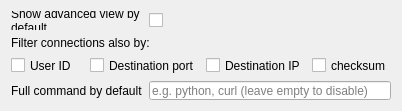
          <widget class="QWidget" name="page_10">
           <property name="geometry">
            <rect>
             <x>0</x>
             <y>0</y>
             <width>402</width>
             <height>88</height>
            </rect>
           </property>
           <attribute name="label">
            <string>More</string>
           </attribute>
           <layout class="QGridLayout" name="gridLayout_17">
            <item row="0" column="1">
             <widget class="QCheckBox" name="showAdvancedCheck">
              <property name="sizePolicy">
               <sizepolicy hsizetype="Maximum" vsizetype="Fixed">
                <horstretch>0</horstretch>
                <verstretch>0</verstretch>
               </sizepolicy>
              </property>
              <property name="toolTip">
               <string>&lt;html&gt;&lt;head/&gt;&lt;body&gt;&lt;p&gt;If checked, the pop-ups will be displayed with the advanced view active.&lt;/p&gt;&lt;/body&gt;&lt;/html&gt;</string>
              </property>
              <property name="text">
               <string/>
              </property>
             </widget>
            </item>
            <item row="0" column="0">
             <widget class="QLabel" name="label_17">
              <property name="sizePolicy">
               <sizepolicy hsizetype="Preferred" vsizetype="Preferred">
                <horstretch>0</horstretch>
                <verstretch>0</verstretch>
               </sizepolicy>
              </property>
              <property name="toolTip">
               <string>The advanced view allows you to easily select multiple fields to filter connections</string>
              </property>
              <property name="text">
               <string>Show advanced view by default</string>
              </property>
              <property name="wordWrap">
               <bool>true</bool>
              </property>
             </widget>
            </item>
            <item row="2" column="0" colspan="2">
             <layout class="QHBoxLayout" name="horizontalLayout_2" stretch="0,0,0,0">
              <item>
               <widget class="QCheckBox" name="uidCheck">
                <property name="sizePolicy">
                 <sizepolicy hsizetype="Minimum" vsizetype="Fixed">
                  <horstretch>0</horstretch>
                  <verstretch>0</verstretch>
                 </sizepolicy>
                </property>
                <property name="toolTip">
                 <string>If checked, this field will be selected when a pop-up is displayed</string>
                </property>
                <property name="text">
                 <string>User ID</string>
                </property>
               </widget>
              </item>
              <item>
               <widget class="QCheckBox" name="dstPortCheck">
                <property name="sizePolicy">
                 <sizepolicy hsizetype="Minimum" vsizetype="Fixed">
                  <horstretch>0</horstretch>
                  <verstretch>0</verstretch>
                 </sizepolicy>
                </property>
                <property name="toolTip">
                 <string>If checked, this field will be selected when a pop-up is displayed</string>
                </property>
                <property name="text">
                 <string>Destination port</string>
                </property>
               </widget>
              </item>
              <item>
               <widget class="QCheckBox" name="dstIPCheck">
                <property name="sizePolicy">
                 <sizepolicy hsizetype="Minimum" vsizetype="Fixed">
                  <horstretch>0</horstretch>
                  <verstretch>0</verstretch>
                 </sizepolicy>
                </property>
                <property name="toolTip">
                 <string>If checked, this field will be selected when a pop-up is displayed</string>
                </property>
                <property name="text">
                 <string>Destination IP</string>
                </property>
               </widget>
              </item>
              <item>
               <widget class="QCheckBox" name="checkSum">
                <property name="text">
                 <string>checksum</string>
                </property>
               </widget>
              </item>
             </layout>
            </item>
            <item row="1" column="0" colspan="2">
             <widget class="QLabel" name="label_18">
              <property name="sizePolicy">
               <sizepolicy hsizetype="Preferred" vsizetype="Maximum">
                <horstretch>0</horstretch>
                <verstretch>0</verstretch>
               </sizepolicy>
              </property>
              <property name="toolTip">
               <string>&lt;html&gt;&lt;head/&gt;&lt;body&gt;&lt;p&gt;By default when a new pop-up appears, in its simplest form, you'll be able to filter connections or applications by one property of the connection (executable, port, IP, etc).&lt;/p&gt;&lt;p&gt;With these options, you can choose multiple fields to filter connections for.&lt;/p&gt;&lt;/body&gt;&lt;/html&gt;</string>
              </property>
              <property name="text">
               <string>Filter connections also by:</string>
              </property>
              <property name="wordWrap">
               <bool>true</bool>
              </property>
             </widget>
            </item>
            <item row="3" column="0">
             <widget class="QLabel" name="label_full_command">
              <property name="sizePolicy">
               <sizepolicy hsizetype="Preferred" vsizetype="Preferred">
                <horstretch>0</horstretch>
                <verstretch>0</verstretch>
               </sizepolicy>
              </property>
              <property name="text">
               <string>Full command by default</string>
              </property>
              <property name="toolTip">
               <string>Comma-separated list of commands that will be selected by default in the pop-up dialog.</string>
              </property>
             </widget>
            </item>
            <item row="3" column="1">
             <widget class="QLineEdit" name="fullCommandBin">
              <property name="placeholderText">
               <string>e.g. python, curl (leave empty to disable)</string>
              </property>
             </widget>
            </item>
           </layout>
          </widget>
